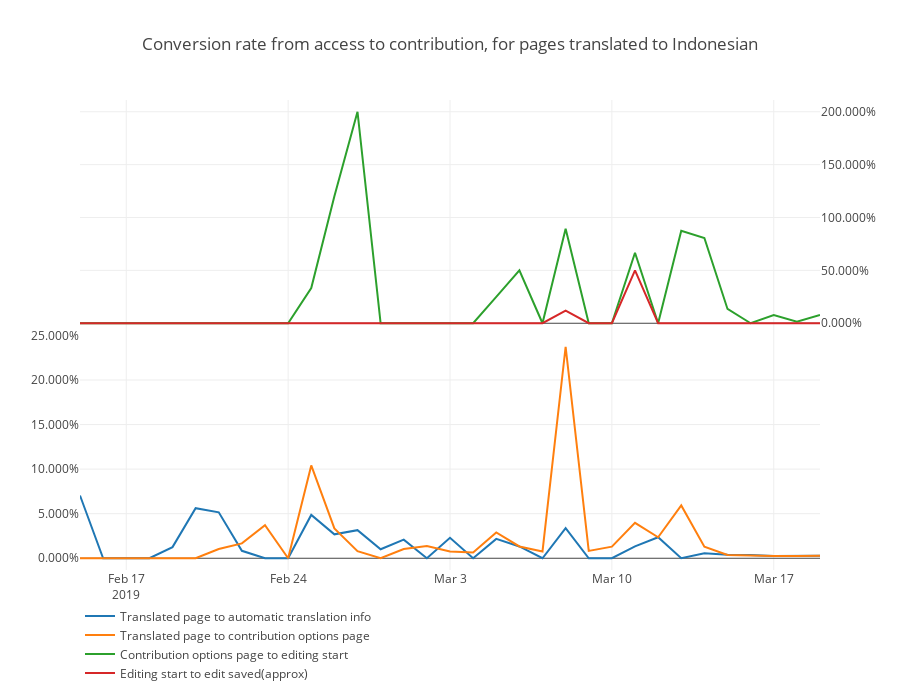

Notebook code cell kept with this figure:
### Code cell
data = [{'x': el_funnel_id.index,
    'y': el_funnel_id[col],
    'name': col
    }  for col in ['Translated page to automatic translation info', 'Translated page to contribution options page']]
data = data + [{'x': el_funnel_id.index,
    'y': el_funnel_id[col],
    'name': col,
    'xaxis': 'x2',
    'yaxis': 'y2'
    }  for col in ['Contribution options page to editing start', 'Editing start to edit saved(approx)']]
fig = {
    'data': data,
    'layout': {
        'height': 700,
        'xaxis': {'showticklabels': False},
        'yaxis': {'tickformat': ',.3%', 'domain': [0, 0.5]},
        'yaxis2': {'tickformat': ',.3%', 'domain': [0.5, 1], 'side': 'right'}, 
        'title': {'text': 'Conversion rate from access to contribution, for pages translated to Indonesian'},
        'legend': {'x': 0, 'y': -0.25},
        'hoverlabel': {'namelength' : -1}
    }
}
plotly.offline.iplot(fig)

### Figure 1 — Plotly figure (JSON) as saved in the notebook; plotly's stock layout.template omitted (floating-point values rounded to 4 significant figures)
{"data": [{"name": "Translated page to automatic translation info", "type": "scatter", "uid": "312e0593-1211-4df9-bbd3-1023391fcfdc", "x": ["2019-02-15", "2019-02-16", "2019-02-17", "2019-02-18", "2019-02-19", "2019-02-20", "2019-02-21", "2019-02-22", "2019-02-23", "2019-02-24", "2019-02-25", "2019-02-26", "2019-02-27", "2019-02-28", "2019-03-01", "2019-03-02", "2019-03-03", "2019-03-04", "2019-03-05", "2019-03-06", "2019-03-07", "2019-03-08", "2019-03-09", "2019-03-10", "2019-03-11", "2019-03-12", "2019-03-13", "2019-03-14", "2019-03-15", "2019-03-16", "2019-03-17", "2019-03-18", "2019-03-19"], "y": [0.07042, 0, 0, 0, 0.0125, 0.05618, 0.05155, 0.008333, 0, 0, 0.04861, 0.02685, 0.0315, 0.0101, 0.02083, 0, 0.0229, 0, 0.02174, 0.01325, 0, 0.0339, 0, 0, 0.01325, 0.02353, 0, 0.005474, 0.00392, 0.003636, 0.002448, 0.002803, 0.002869]}, {"name": "Translated page to contribution options page", "type": "scatter", "uid": "5ad00d79-066f-468a-b33d-a3af712c0e51", "x": ["2019-02-15", "2019-02-16", "2019-02-17", "2019-02-18", "2019-02-19", "2019-02-20", "2019-02-21", "2019-02-22", "2019-02-23", "2019-02-24", "2019-02-25", "2019-02-26", "2019-02-27", "2019-02-28", "2019-03-01", "2019-03-02", "2019-03-03", "2019-03-04", "2019-03-05", "2019-03-06", "2019-03-07", "2019-03-08", "2019-03-09", "2019-03-10", "2019-03-11", "2019-03-12", "2019-03-13", "2019-03-14", "2019-03-15", "2019-03-16", "2019-03-17", "2019-03-18", "2019-03-19"], "y": [0, 0, 0, 0, 0, 0, 0.01031, 0.01667, 0.03704, 0, 0.1042, 0.03356, 0.007874, 0, 0.01042, 0.0137, 0.007634, 0.006452, 0.02899, 0.01325, 0.007634, 0.2373, 0.008264, 0.01299, 0.03974, 0.02353, 0.05926, 0.01305, 0.003626, 0.002828, 0.002656, 0.002566, 0.002869]}, {"name": "Contribution options page to editing start", "type": "scatter", "uid": "953549a0-fffb-440d-a79b-bdc85dc7a894", "x": ["2019-02-15", "2019-02-16", "2019-02-17", "2019-02-18", "2019-02-19", "2019-02-20", "2019-02-21", "2019-02-22", "2019-02-23", "2019-02-24", "2019-02-25", "2019-02-26", "2019-02-27", "2019-02-28", "2019-03-01", "2019-03-02", "2019-03-03", "2019-03-04", "2019-03-05", "2019-03-06", "2019-03-07", "2019-03-08", "2019-03-09", "2019-03-10", "2019-03-11", "2019-03-12", "2019-03-13", "2019-03-14", "2019-03-15", "2019-03-16", "2019-03-17", "2019-03-18", "2019-03-19"], "xaxis": "x2", "y": [0, 0, 0, 0, 0, 0, 0, 0, 0, 0, 0.3333, 1.2, 2, 0, 0, 0, 0, 0, 0.25, 0.5, 0, 0.8929, 0, 0, 0.6667, 0, 0.875, 0.8065, 0.1351, 0, 0.07843, 0.01538, 0.07865], "yaxis": "y2"}, {"name": "Editing start to edit saved(approx)", "type": "scatter", "uid": "0a1f0c29-c5fa-4524-85f6-51b454abd2f2", "x": ["2019-02-15", "2019-02-16", "2019-02-17", "2019-02-18", "2019-02-19", "2019-02-20", "2019-02-21", "2019-02-22", "2019-02-23", "2019-02-24", "2019-02-25", "2019-02-26", "2019-02-27", "2019-02-28", "2019-03-01", "2019-03-02", "2019-03-03", "2019-03-04", "2019-03-05", "2019-03-06", "2019-03-07", "2019-03-08", "2019-03-09", "2019-03-10", "2019-03-11", "2019-03-12", "2019-03-13", "2019-03-14", "2019-03-15", "2019-03-16", "2019-03-17", "2019-03-18", "2019-03-19"], "xaxis": "x2", "y": [0, 0, 0, 0, 0, 0, 0, 0, 0, 0, 0, 0, 0, 0, 0, 0, 0, 0, 0, 0, 0, 0.12, 0, 0, 0.5, 0, 0, 0, 0, 0, 0, 0, 0], "yaxis": "y2"}], "layout": {"height": 700, "hoverlabel": {"namelength": -1}, "legend": {"x": 0, "y": -0.25}, "title": {"text": "Conversion rate from access to contribution, for pages translated to Indonesian"}, "xaxis": {"showticklabels": false}, "yaxis": {"domain": [0, 0.5], "tickformat": ",.3%"}, "yaxis2": {"domain": [0.5, 1], "side": "right", "tickformat": ",.3%"}}}
